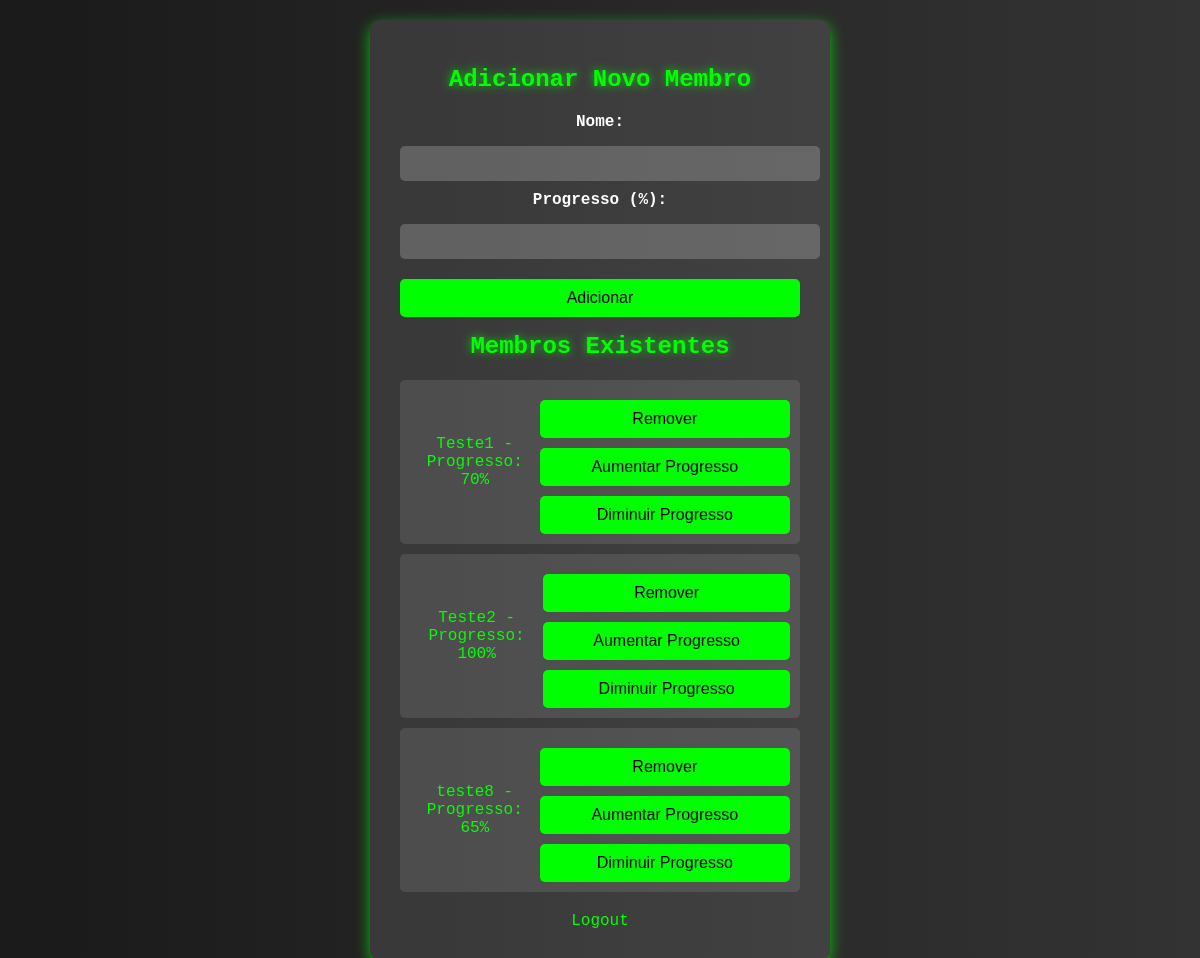
The app's page /adicionar (signed in), older data.
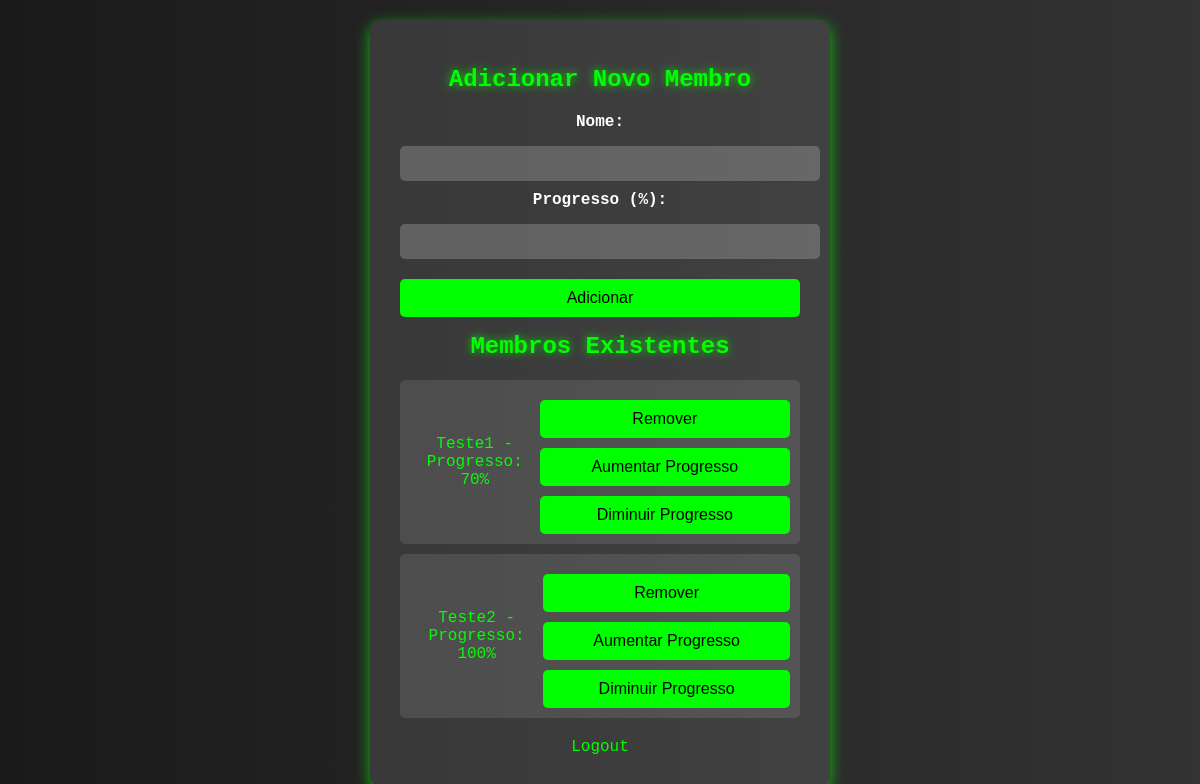
The same page, newer data.
### tables this page shows
CREATE TABLE membros (
            id INTEGER PRIMARY KEY AUTOINCREMENT,
            nome TEXT NOT NULL,
            progresso INTEGER NOT NULL,
            foto TEXT
        , aceitou_termos BOOLEAN DEFAULT 0);

### app.py (the view, shortened to what this page needs)
@app.route('/adicionar', methods=['GET', 'POST'])
def adicionar_membro():
    if 'logged_in' not in session:
        return redirect(url_for('login'))
    try:
        conn = sqlite3.connect('membros.db')
        cursor = conn.cursor()
        cursor.execute("SELECT id, nome, progresso FROM membros")
        membros = cursor.fetchall()
    except Exception as e:
        print(f"Erro ao buscar membros para adição: {e}")
        membros = []
    finally:
        conn.close()
    return render_template('adicionar_membro.html', membros=membros)

### templates/adicionar_membro.html (shortened to what this page needs)
<!DOCTYPE html>
<html lang="pt-br">
<head>
</head>
<body>
    <div class="add-member-container">
        <h1>Adicionar Novo Membro</h1>
        <form action="{{ url_for('adicionar_membro') }}" method="post">
            <label>Nome:</label>
            <input type="text" name="nome" required>
            <label>Progresso (%):</label>
            <input type="number" name="progresso" min="0" max="100" required>
            <button type="submit">Adicionar</button>
        </form>
        <h1>Membros Existentes</h1>
        <ul class="member-list">
            {% for membro in membros %}
                <li class="member-item">
                    <span>{{ membro[1] }} - Progresso: {{ membro[2] }}%</span>
                    <div class="member-actions">
                        <form action="{{ url_for('remover_membro') }}" method="post" class="action-form">
                            <button type="submit">Remover</button>
                        </form>
                        <form action="{{ url_for('aumentar_progresso') }}" method="post" class="action-form">
                            <button type="submit">Aumentar Progresso</button>
                        </form>
                        <form action="{{ url_for('diminuir_progresso') }}" method="post" class="action-form">
                            <button type="submit">Diminuir Progresso</button>
                        </form>
                    </div>
                </li>
            {% endfor %}
        </ul>
        <a href="{{ url_for('logout') }}" class="logout-link">Logout</a>
    </div>
</body>
</html>

Row changes from the older to the newer data that the page shows:
removed membros: nome "teste8", progresso "65"
